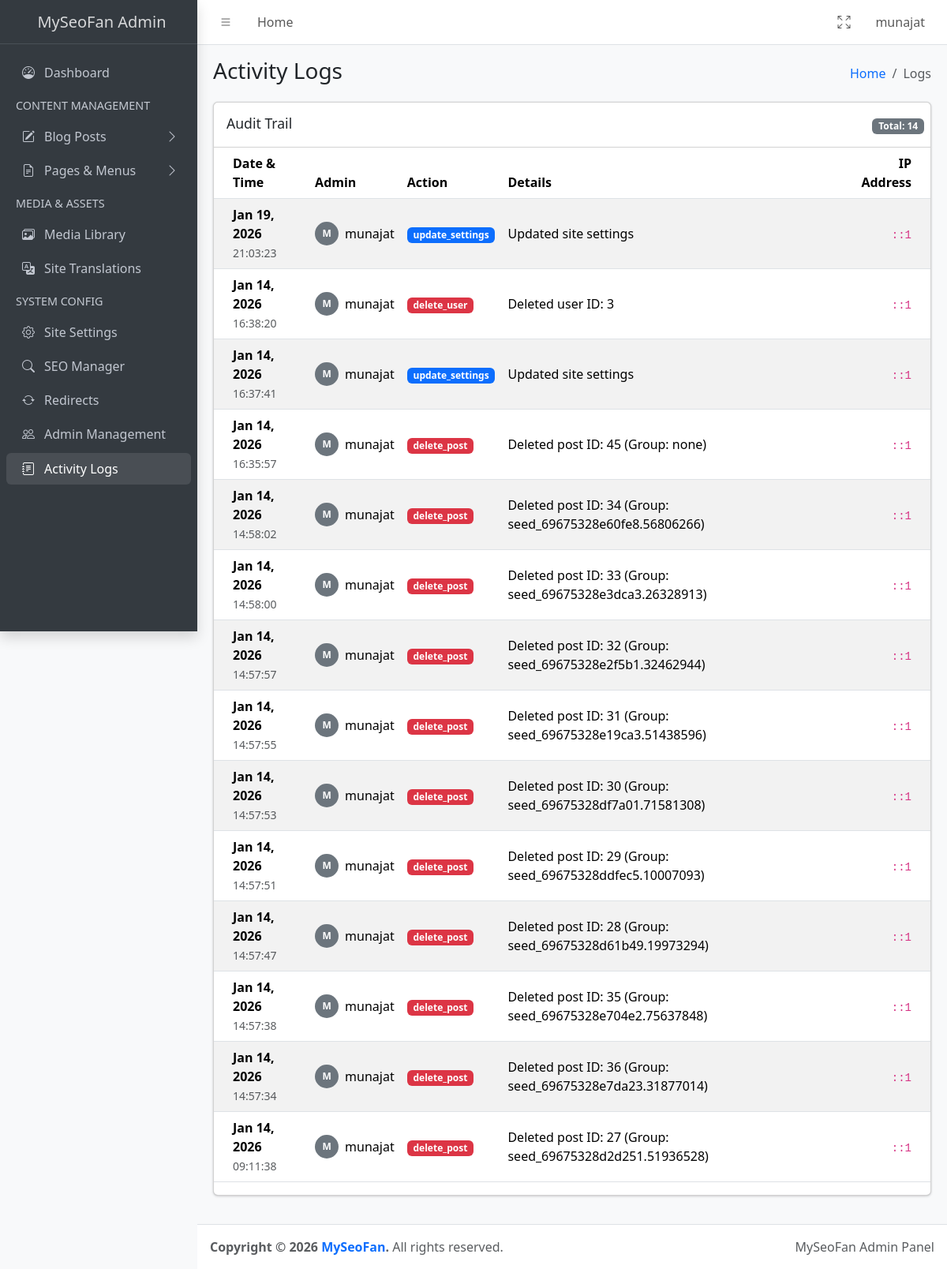
The page /admin/logs.php (signed in) on the database its author committed.
### tables this page shows
CREATE TABLE activity_logs (
        id INTEGER PRIMARY KEY AUTOINCREMENT,
        admin_id INTEGER,
        action TEXT,
        details TEXT,
        ip_address TEXT,
        created_at DATETIME DEFAULT CURRENT_TIMESTAMP,
        FOREIGN KEY(admin_id) REFERENCES admins(id)
    );

### admin/logs.php (the view, shortened to what this page needs)
<?php
require_once '../includes/db.php';
$per_page = 20;
$page = (int) ($_GET['page'] ?? 1);
$offset = ($page - 1) * $per_page;
$stmt_count = $pdo->query("SELECT COUNT(*) FROM activity_logs");
$total_logs = $stmt_count->fetchColumn();
$stmt = $pdo->prepare("SELECT l.*, a.username
                       FROM activity_logs l
                       LEFT JOIN admins a ON l.admin_id = a.id
                       ORDER BY l.created_at DESC
                       LIMIT ? OFFSET ?");
$stmt->execute([$per_page, $offset]);
$logs = $stmt->fetchAll(PDO::FETCH_ASSOC);
?>
<!DOCTYPE html>
<html lang="en">
<head>
    <link rel="stylesheet" href="https://cdn.jsdelivr.net/npm/@fontsource/source-sans-3@5.0.12/index.css"
>
    <link rel="stylesheet" href="https://cdn.jsdelivr.net/npm/overlayscrollbars@2.11.0/styles/overlayscrollbars.min.css"
>
    <link rel="stylesheet" href="https://cdn.jsdelivr.net/npm/bootstrap-icons@1.13.1/font/bootstrap-icons.min.css"
>
    <link rel="stylesheet" href="../assets/AdminLTE/dist/css/adminlte.css">
</head>
<body class="layout-fixed sidebar-expand-lg bg-body-tertiary">
    <div class="app-wrapper">
        <?php include 'includes/header_lte.php'; ?>
        <?php include 'includes/sidebar_lte.php'; ?>
        <main class="app-main">
            <div class="app-content-header">
                <div class="container-fluid">
                    <div class="row">
                        <div class="col-sm-6">
                            <h3 class="mb-0">Activity Logs</h3>
                        </div>
                        <div class="col-sm-6">
                            <ol class="breadcrumb float-sm-end">
                                <li class="breadcrumb-item"><a href="dashboard.php">Home</a></li>
                                <li class="breadcrumb-item active" aria-current="page">Logs</li>
                            </ol>
                        </div>
                    </div>
                </div>
            </div>
            <div class="app-content">
                <div class="container-fluid">
                    <div class="card mb-4">
                        <div class="card-header">
                            <h3 class="card-title">Audit Trail</h3>
                            <div class="card-tools">
                                <span class="badge text-bg-secondary">Total:
                                    <?php echo number_format($total_logs); ?></span>
                            </div>
                        </div>
                        <div class="card-body p-0">
                            <div class="table-responsive">
                                <table class="table table-striped table-hover align-middle">
                                    <thead>
                                        <tr>
                                            <th>Date & Time</th>
                                            <th>Admin</th>
                                            <th>Action</th>
                                            <th>Details</th>
                                            <th class="text-end">IP Address</th>
                                        </tr>
                                    </thead>
                                    <tbody>
                                        <?php foreach ($logs as $log): ?>
                                            <tr>
                                                <td>
                                                    <strong><?php echo date('M d, Y', strtotime($log['created_at'])); ?></strong><br>
                                                    <small
                                                        class="text-muted"><?php echo date('H:i:s', strtotime($log['created_at'])); ?></small>
                                                </td>
                                                <td>
                                                    <div class="d-flex align-items-center">
                                                        <div class="rounded-circle bg-secondary text-white d-flex align-items-center justify-content-center me-2"
                                                            style="width: 30px; height: 30px; font-size: 12px; font-weight: bold;">
                                                            <?php echo strtoupper(substr($log['username'] ?? '?', 0, 1)); ?>
                                                        </div>
                                                        <span><?php echo htmlspecialchars($log['username'] ?? 'System/Unknown'); ?></span>
                                                    </div>
                                                </td>
                                                <td>
                                                    <?php
                                                    $badgeClass = 'text-bg-secondary';
                                                    if (strpos($log['action'], 'delete') !== false)
                                                        $badgeClass = 'text-bg-danger';
                                                    elseif (strpos($log['action'], 'create') !== false)
                                                        $badgeClass = 'text-bg-success';
                                                    elseif (strpos($log['action'], 'update') !== false)
                                                        $badgeClass = 'text-bg-primary';
                                                    ?>
                                                    <span
                                                        class="badge <?php echo $badgeClass; ?>"><?php echo htmlspecialchars($log['action']); ?></span>
                                                </td>
                                                <td>
                                                    <span title="<?php echo htmlspecialchars($log['details']); ?>">
                                                        <?php echo htmlspecialchars($log['details']); ?>
                                                    </span>
                                                </td>
                                                <td class="text-end">
                                                    <code><?php echo htmlspecialchars($log['ip_address']); ?></code>
                                                </td>
                                            </tr>
                                        <?php endforeach; ?>
                                    </tbody>
                                </table>
                            </div>
                        </div>
                    </div>
                </div>
            </div>
        </main>
        <?php include 'includes/footer_lte.php'; ?>
    </div>
</body>
</html>

### rows shown on the page
activity_logs: created_at "Jan 19, 2026", created_at "21:03:23", admin.username "M", admin.username "munajat", action "update_settings", details "Updated site settings", ip_address "::1"
activity_logs: created_at "Jan 14, 2026", created_at "16:38:20", admin.username "M", admin.username "munajat", action "delete_user", details "Deleted user ID: 3", ip_address "::1"
activity_logs: created_at "Jan 14, 2026", created_at "16:37:41", admin.username "M", admin.username "munajat", action "update_settings", details "Updated site settings", ip_address "::1"
activity_logs: created_at "Jan 14, 2026", created_at "16:35:57", admin.username "M", admin.username "munajat", action "delete_post", details "Deleted post ID: 45 (Group: none)", ip_address "::1"
activity_logs: created_at "Jan 14, 2026", created_at "14:58:02", admin.username "M", admin.username "munajat", action "delete_post", details "Deleted post ID: 34 (Group: seed_69675328e60fe8.56806266)", ip_address "::1"
activity_logs: created_at "Jan 14, 2026", created_at "14:58:00", admin.username "M", admin.username "munajat", action "delete_post", details "Deleted post ID: 33 (Group: seed_69675328e3dca3.26328913)", ip_address "::1"
activity_logs: created_at "Jan 14, 2026", created_at "14:57:57", admin.username "M", admin.username "munajat", action "delete_post", details "Deleted post ID: 32 (Group: seed_69675328e2f5b1.32462944)", ip_address "::1"
activity_logs: created_at "Jan 14, 2026", created_at "14:57:55", admin.username "M", admin.username "munajat", action "delete_post", details "Deleted post ID: 31 (Group: seed_69675328e19ca3.51438596)", ip_address "::1"
activity_logs: created_at "Jan 14, 2026", created_at "14:57:53", admin.username "M", admin.username "munajat", action "delete_post", details "Deleted post ID: 30 (Group: seed_69675328df7a01.71581308)", ip_address "::1"
activity_logs: created_at "Jan 14, 2026", created_at "14:57:51", admin.username "M", admin.username "munajat", action "delete_post", details "Deleted post ID: 29 (Group: seed_69675328ddfec5.10007093)", ip_address "::1"
activity_logs: created_at "Jan 14, 2026", created_at "14:57:47", admin.username "M", admin.username "munajat", action "delete_post", details "Deleted post ID: 28 (Group: seed_69675328d61b49.19973294)", ip_address "::1"
activity_logs: created_at "Jan 14, 2026", created_at "14:57:38", admin.username "M", admin.username "munajat", action "delete_post", details "Deleted post ID: 35 (Group: seed_69675328e704e2.75637848)", ip_address "::1"
activity_logs: created_at "Jan 14, 2026", created_at "14:57:34", admin.username "M", admin.username "munajat", action "delete_post", details "Deleted post ID: 36 (Group: seed_69675328e7da23.31877014)", ip_address "::1"
activity_logs: created_at "Jan 14, 2026", created_at "09:11:38", admin.username "M", admin.username "munajat", action "delete_post", details "Deleted post ID: 27 (Group: seed_69675328d2d251.51936528)", ip_address "::1"

### other values the page prints
$_SESSION['username'] "munajat"
$total_logs "14"
